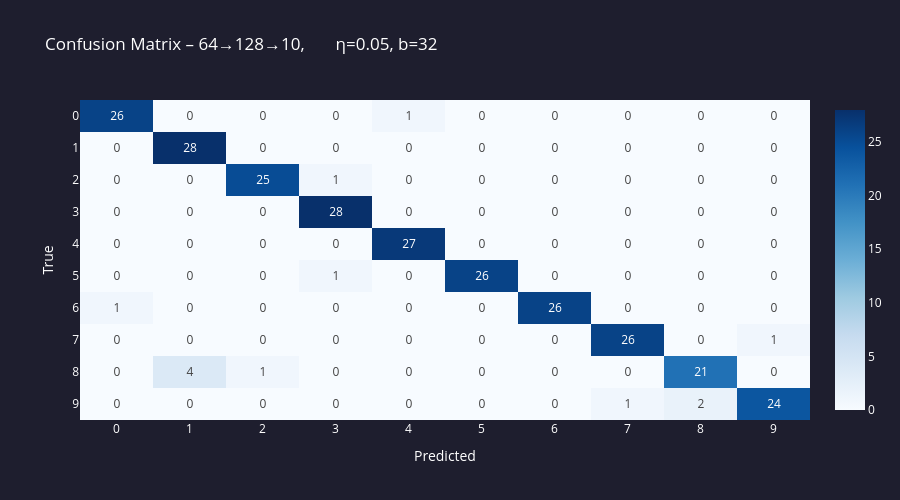

Notebook cell for this chart:
### Markdown cell above
---
## 4. Najlepsza konfiguracja – macierz pomyłek

### Code cell
# Pick the best experiment by test accuracy
best = max(results, key=lambda e: e['test_acc'])
print(f"Best config : {best['name']}")
print(f"Test accuracy: {best['test_acc']:.4f}")

# Confusion matrix
best_trainer = best['trainer']
y_pred_proba = best_trainer.model._forward(X_test)
y_pred       = np.argmax(y_pred_proba, axis=1)

n_classes = 10
cm = np.zeros((n_classes, n_classes), dtype=int)
for true, pred in zip(y_test, y_pred):
    cm[true][pred] += 1

fig_cm = go.Figure(go.Heatmap(
    z=cm,
    x=[str(i) for i in range(n_classes)],
    y=[str(i) for i in range(n_classes)],
    colorscale='Blues',
    text=cm, texttemplate='%{text}',
    hovertemplate='True: %{y}<br>Pred: %{x}<br>Count: %{z}<extra></extra>',
))
fig_cm.update_layout(
    title=f'Confusion Matrix – {best["name"]}',
    xaxis_title='Predicted', yaxis_title='True',
    plot_bgcolor='#1e1e2e', paper_bgcolor='#1e1e2e',
    font=dict(color='white'), height=500,
    yaxis=dict(autorange='reversed'),
)
fig_cm.show()

### Figure 1 — Plotly figure (JSON) as saved in the notebook; plotly's stock layout.template omitted (floating-point values rounded to 4 significant figures)
{"data": [{"colorscale": [[0, "rgb(247,251,255)"], [0.125, "rgb(222,235,247)"], [0.25, "rgb(198,219,239)"], [0.375, "rgb(158,202,225)"], [0.5, "rgb(107,174,214)"], [0.625, "rgb(66,146,198)"], [0.75, "rgb(33,113,181)"], [0.875, "rgb(8,81,156)"], [1, "rgb(8,48,107)"]], "hovertemplate": "True: %{y}<br>Pred: %{x}<br>Count: %{z}<extra></extra>", "text": [[26, 0, 0, 0, 1, 0, 0, 0, 0, 0], [0, 28, 0, 0, 0, 0, 0, 0, 0, 0], [0, 0, 25, 1, 0, 0, 0, 0, 0, 0], [0, 0, 0, 28, 0, 0, 0, 0, 0, 0], [0, 0, 0, 0, 27, 0, 0, 0, 0, 0], [0, 0, 0, 1, 0, 26, 0, 0, 0, 0], [1, 0, 0, 0, 0, 0, 26, 0, 0, 0], [0, 0, 0, 0, 0, 0, 0, 26, 0, 1], [0, 4, 1, 0, 0, 0, 0, 0, 21, 0], [0, 0, 0, 0, 0, 0, 0, 1, 2, 24]], "texttemplate": "%{text}", "type": "heatmap", "x": ["0", "1", "2", "3", "4", "5", "6", "7", "8", "9"], "y": ["0", "1", "2", "3", "4", "5", "6", "7", "8", "9"], "z": [[26, 0, 0, 0, 1, 0, 0, 0, 0, 0], [0, 28, 0, 0, 0, 0, 0, 0, 0, 0], [0, 0, 25, 1, 0, 0, 0, 0, 0, 0], [0, 0, 0, 28, 0, 0, 0, 0, 0, 0], [0, 0, 0, 0, 27, 0, 0, 0, 0, 0], [0, 0, 0, 1, 0, 26, 0, 0, 0, 0], [1, 0, 0, 0, 0, 0, 26, 0, 0, 0], [0, 0, 0, 0, 0, 0, 0, 26, 0, 1], [0, 4, 1, 0, 0, 0, 0, 0, 21, 0], [0, 0, 0, 0, 0, 0, 0, 1, 2, 24]]}], "layout": {"font": {"color": "white"}, "height": 500, "paper_bgcolor": "#1e1e2e", "plot_bgcolor": "#1e1e2e", "title": {"text": "Confusion Matrix – 64→128→10,       η=0.05, b=32"}, "xaxis": {"title": {"text": "Predicted"}}, "yaxis": {"autorange": "reversed", "title": {"text": "True"}}}}
